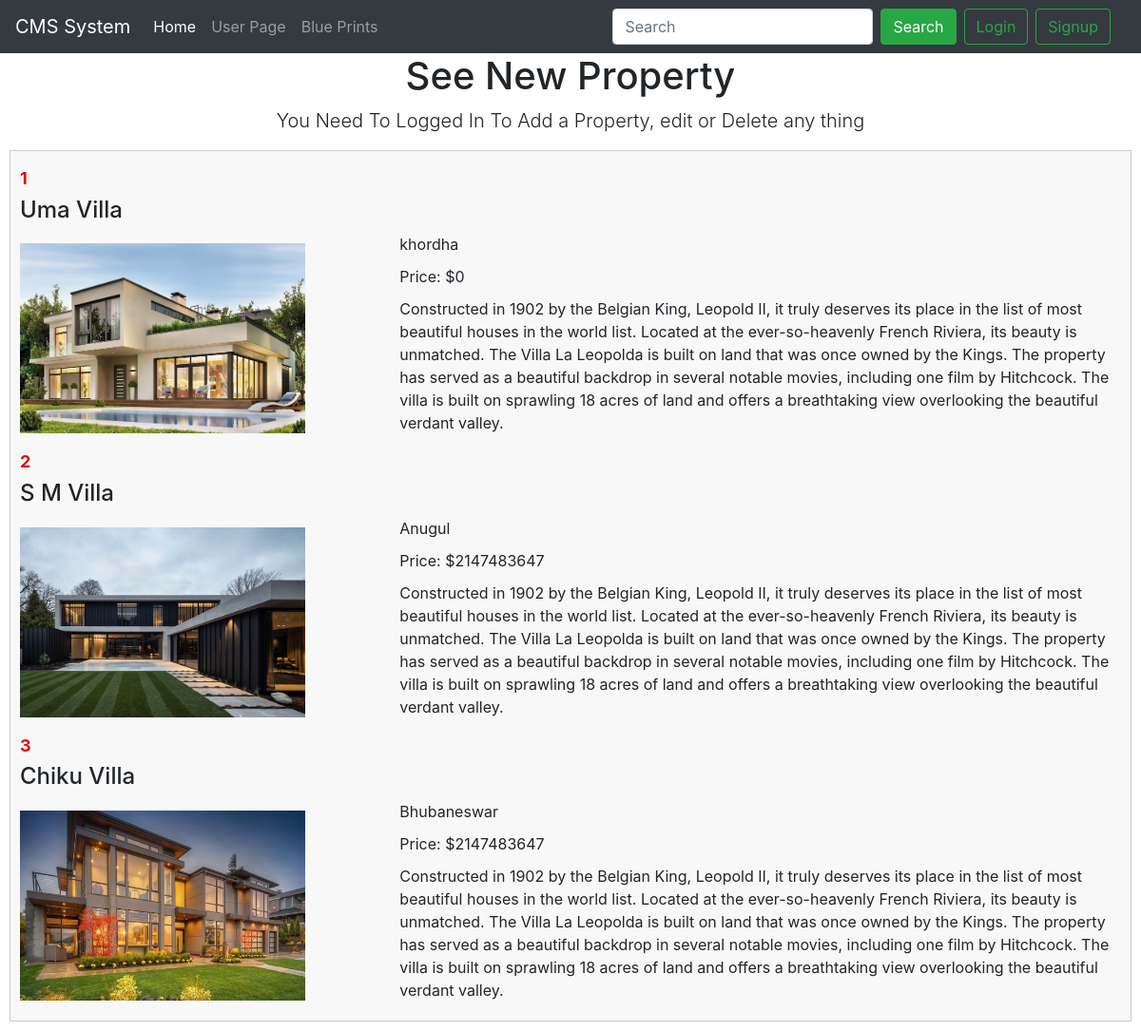
The page / on the database its author committed.
### tables this page shows
CREATE TABLE `data` (
  `sno` int(11) NOT NULL,
  `name` varchar(256) NOT NULL,
  `image` varchar(355) NOT NULL,
  `location` varchar(1200) NOT NULL,
  `price` int(11) NOT NULL,
  `description` varchar(2566) NOT NULL,
  `status` varchar(255) NOT NULL
);

### index.php (the view, shortened to what this page needs)
<?php
$servername = "localhost";
$username = "root";
$password = "";
$database = "cmssystem";
$conn = mysqli_connect($servername, $username, $password, $database);
?>
<!DOCTYPE html>
<html lang="en">
<head>
    <link rel="stylesheet" href="style.css">
    <link rel="stylesheet" href="https://cdn.jsdelivr.net/npm/bootstrap@4.3.1/dist/css/bootstrap.min.css"
>
</head>
<body>
<?php include 'header.php';?>
<?php
    if(isset($_SESSION['loggedin']) && ($_SESSION['loggedin'])== true){
      if ($_SESSION['role'] === 'admin'){
    echo'<div class="container my-3 ">
    <h1 class="text-center">Add New Property</h1>
    <form action="/cmsproject/index.php" method="post" enctype="multipart/form-data" >
    <div class="mb-3">
        <label for="name" class="form-label">Name</label>
        <input type="text" class="form-control" id="name" name="name" placeholder="Bikash">
      </div>
      <div class="mb-3">
        <label for="image" class="form-label">Image</label>
        <input class="form-control form-control-lg" id="image" name="image" type="file">
      </div>
      <div class="mb-3">
        <label for="location" class="form-label">Location</label>
        <input type="text" class="form-control" id="location" name="location" placeholder="Odisha">
      </div>
      <div class="mb-3">
        <label for="price" class="form-label">price</label>
        <input type="number" class="form-control" id="price" name="price" placeholder="Rs 1200">
      </div>
      <div class="mb-3">
        <label for="desc" class="form-label">Description</label>
        <textarea class="form-control" id="description" name="description" rows="3"></textarea>
      </div>
      <button type="submit" class="btn btn-primary">Submit</button>
    </form>
  </div>';
}
else{
  echo'<div class="alert alert-warning alert-dismissible fade show" role="alert">
  <strong>You dont have admin acces </strong>
  <button type="button" class="close" data-dismiss="alert" aria-label="Close">
    <span aria-hidden="true">&times;</span>
  </button>
</div>';
}
    }
    else{
        echo '
        <div class="container">
        <h1 class="text-center">See New Property</h1>
        <p class="lead text-center " >You Need To Logged In To Add a Property, edit or Delete any thing </p></div>';
    }
    ?>
<?php
if (isset($_SESSION['loggedin']) && $_SESSION['loggedin'] == true) {
  echo '<div class="property">';
  $sql = "SELECT * FROM `data`";
  $result = mysqli_query($conn, $sql);
  $index = 0;
  while ($row = mysqli_fetch_assoc($result)) {
    $sno = $row['sno'];
    $index = $index + 1;
    echo "
    <div class='property-item'>
      <h2 class='property-sno'>" . $index . "</h2>
      <h2 id='name" . $row['sno'] . "' class='property-name'>" . $row['name'] . "</h2>
      <div class='property-details'>
        <div class='property-image'>
          <img id='image" . $row['sno'] . "' style='height:200px; width:300px;' src='" . $row['image'] . "' alt='image description'>
        </div>
        <div class='property-info'>
          <p id='location" . $row['sno'] . "' class='property-location'>" . $row['location'] . "</p>
          <p id='price" . $row['sno'] . "' class='property-price'>Price: $" . $row['price'] . "</p>
          <p id='desc" . $row['sno'] . "' class='property-description'>" . $row['description'] . "</p>
          <div class='property-buttons'>";
          if ($_SESSION['role'] === 'admin') {
            echo "<button class='edit btn btn-sm btn-primary edit-button' id='" . $row['sno'] . "'>Edit</button>";
            echo "<button class='deletes btn btn-sm btn-danger delete-button' id='d" . $row['sno'] . "'>Delete</button>";
          }
    echo "</div>
        </div>
      </div>
    </div>";
  }
  echo '</div>';
} else {
  echo '<div class="property">';
  $sql = "SELECT * FROM `data`";
  $result = mysqli_query($conn, $sql);
  $index =0;
  while ($row = mysqli_fetch_assoc($result)) {
    $index = $index+1;
    echo "
    <div class='property-item'>
      <h2 class='property-sno'>" . $index . "</h2>
      <h2 class='property-name'>" . $row['name'] . "</h2>
      <div class='property-details'>
        <div class='property-image'>
          <img style='height:200px; width:300px;' src='" . $row['image'] . "' alt='image description'>
        </div>
        <div class='property-info'>
          <p class='property-location'>" . $row['location'] . "</p>
          <p class='property-price'>Price: $" . $row['price'] . "</p>
          <p class='property-description'>" . $row['description'] . "</p>
        </div>
      </div>
    </div>";
  }
  echo '</div>';
}
?>
</body>
</html>

### header.php (shortened to what this page needs)
<?php
echo'<nav class="navbar navbar-expand-lg navbar-dark bg-dark">
<a class="navbar-brand" href="/cmsproject">CMS System</a>
<button class="navbar-toggler" type="button" data-toggle="collapse" data-target="#navbarSupportedContent" aria-controls="navbarSupportedContent" aria-expanded="false" aria-label="Toggle navigation">
  <span class="navbar-toggler-icon"></span>
</button>
<div class="collapse navbar-collapse" id="navbarSupportedContent">
  <ul class="navbar-nav mr-auto">
    <li class="nav-item active">
      <a class="nav-link" href="/cmsproject">Home <span class="sr-only">(current)</span></a>
    </li>
    <li class="nav-item">
      <a class="nav-link" href="Userpage.php">User Page</a>
    </li>
    <li class="nav-item">
      <a class="nav-link" href="blueprints.php">Blue Prints</a>
    </li>
  </ul>
  <div class="row mx-2">';
if(isset($_SESSION['loggedin']) && ($_SESSION['loggedin'])== true){
  echo   '<form class="form-inline my-2 my-lg-0">
  <input class="form-control mr-sm-2" type="search" placeholder="Search" aria-label="Search">
  <button class="btn btn-success my-2 my-sm-0" type="submit">Search</button>
  <p class="text-light my-0 mx-2">Welcome '. $_SESSION['useremail'].'</p>
  <a href="logout.php"class="btn btn-outline-success ml-2">Logout</a>
</form>';
}
else{
  echo'<form class="form-inline my-2 my-lg-0">
    <input class="form-control mr-sm-2" type="search" placeholder="Search" aria-label="Search">
    <button class="btn btn-success my-2 my-sm-0" type="submit">Search</button>
  </form>
      <button class= "btn btn-outline-success ml-2" data-toggle="modal" data-target="#loginmodal">Login</button>
      <button class= "btn btn-outline-success mx-2" data-toggle="modal" data-target="#signupmodal">Signup</button>';
}
  echo'</div>
</div>
</nav>';
?>

### style.css (style rules this page uses)
body, h2, p { margin: 0; padding: 0; }
.property { border: 1px solid #ccc; margin: 10px; padding: 10px; background-color: #f8f8f8; }
.property-name { font-size: 24px; margin-bottom: 10px; }
.property-details { display: flex; align-items: center; }
.property-image { flex: 1; margin-right: 20px; }
.property-image img { max-width: 100%; height: auto; }
.property-info { flex: 2; }
.property-location, .property-price, .property-description { margin-bottom: 10px; }
.property-sno { font-size: 18px; font-weight: bold; color: #de0c0c; margin-top: 8px; }

### rows shown on the page
data: name "Uma Villa", image (picture), location "khordha", price "0", description "Constructed in 1902 by the Belgian King, Leopold II, it truly deserves its place in the list of most beautiful houses in the world list. Located at the ever-so-heavenly French Riviera, its beauty is unmatched. The Villa La Leopolda is built on land that was once owned by the Kings. The property has served as a beautiful backdrop in several notable movies, including one film by Hitchcock. The villa is built on sprawling 18 acres of land and offers a breathtaking view overlooking the beautiful verdant valley."
data: name "S M Villa", image (picture), location "Anugul", price "2147483647", description "Constructed in 1902 by the Belgian King, Leopold II, it truly deserves its place in the list of most beautiful houses in the world list. Located at the ever-so-heavenly French Riviera, its beauty is unmatched. The Villa La Leopolda is built on land that was once owned by the Kings. The property has served as a beautiful backdrop in several notable movies, including one film by Hitchcock. The villa is built on sprawling 18 acres of land and offers a breathtaking view overlooking the beautiful verdant valley."
data: name "Chiku Villa", image (picture), location "Bhubaneswar", price "2147483647", description "Constructed in 1902 by the Belgian King, Leopold II, it truly deserves its place in the list of most beautiful houses in the world list. Located at the ever-so-heavenly French Riviera, its beauty is unmatched. The Villa La Leopolda is built on land that was once owned by the Kings. The property has served as a beautiful backdrop in several notable movies, including one film by Hitchcock. The villa is built on sprawling 18 acres of land and offers a breathtaking view overlooking the beautiful verdant valley."
